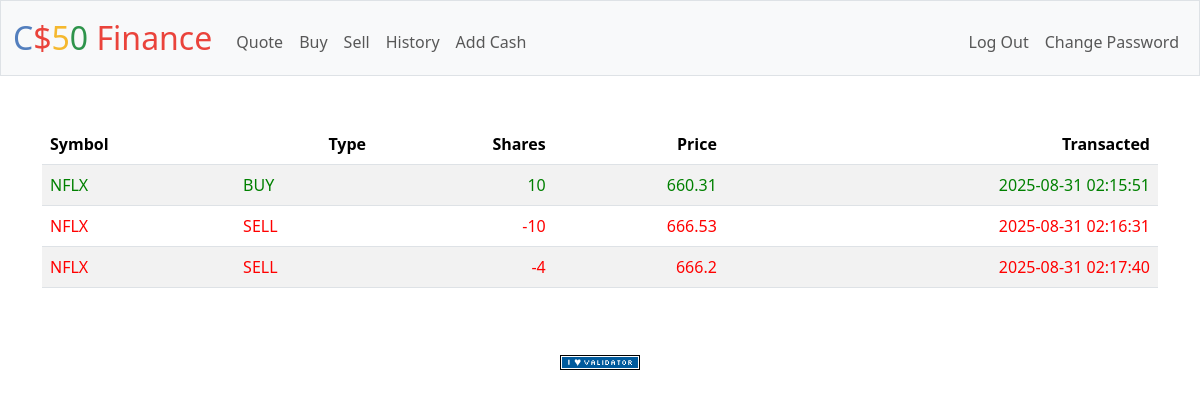
Screenshot of /history (signed in) with the database file from the repository.
### tables this page shows
CREATE TABLE history(id INTEGER NOT NULL, symbol TEXT NOT NULL, shares NUMERIC NOT NULL, price NUMERIC NOT NULL, transcated TIMEZONE, type TEXT NOT NULL);

### app.py (the view)
@app.route("/history")
@login_required
def history():
    return render_template("history.html", stocks=db.execute("SELECT * FROM history"))

### app.py (called while the page is built)
@app.after_request
def after_request(response):
    response.headers["Cache-Control"] = "no-cache, no-store, must-revalidate"
    response.headers["Expires"] = 0
    response.headers["Pragma"] = "no-cache"
    return response

### helpers.py (called while the page is built)
def login_required(f):
    @wraps(f)
    def decorated_function(*args, **kwargs):
        if session.get("user_id") is None:
            return redirect("/login")
        return f(*args, **kwargs)
    return decorated_function

### templates/history.html (shortened to what this page needs)
{% extends "layout.html" %}
{% block main %}
    <table class="table table-striped">
        <thead>
            <tr>
                <th class="text-start">Symbol</th>
                <th class="text-end">Type</th>
                <th class="text-end">Shares</th>
                <th class="text-end">Price</th>
                <th class="text-end">Transacted</th>
            </tr>
        </thead>
       <tbody>
            {% for stock in stocks %}
                {% if stock["type"] == "SELL" %}
                    <tr>
                        <td style="color:red" class ="text-start">{{stock.symbol}}</td>
                        <td style="color:red" class ="text-start">{{stock.type}}</td>
                        <td style="color:red" class ="text-end">-{{stock.shares}}</td>
                        <td style="color:red" class ="text-end">{{stock.price}}</td>
                        <td style="color:red" class ="text-end">{{stock.transcated}}</td>
                    </tr>
                {% else %}
                    <tr>
                        <td style="color:Green" class ="text-start">{{stock.symbol}}</td>
                        <td style="color:Green" class ="text-start">{{stock.type}}</td>
                        <td style="color:Green" class ="text-end">{{stock.shares}}</td>
                        <td style="color:Green" class ="text-end">{{stock.price}}</td>
                        <td style="color:Green" class ="text-end">{{stock.transcated}}</td>
                    </tr>
                {% endif %}
            {% endfor %}
        </tbody>
    </table>
{% endblock %}

### templates/layout.html (shortened to what this page needs)
<!DOCTYPE html>
<html lang="en">
    <head>
        <link href="https://cdn.jsdelivr.net/npm/bootstrap@5.3.3/dist/css/bootstrap.min.css" rel="stylesheet">
        <link href="/static/styles.css" rel="stylesheet">
    </head>
    <body>
        <nav class="bg-light border navbar navbar-expand-md navbar-light">
            <div class="container-fluid">
                <a class="navbar-brand" href="/"><span class="blue">C</span><span class="red">$</span><span class="yellow">5</span><span class="green">0</span> <span class="red">Finance</span></a>
                <div class="collapse navbar-collapse" id="navbar">
                    {% if session["user_id"] %}
                        <ul class="navbar-nav me-auto mt-2">
                            <li class="nav-item"><a class="nav-link" href="/quote">Quote</a></li>
                            <li class="nav-item"><a class="nav-link" href="/buy">Buy</a></li>
                            <li class="nav-item"><a class="nav-link" href="/sell">Sell</a></li>
                            <li class="nav-item"><a class="nav-link" href="/history">History</a></li>
                            <li class="nav-item"><a class="nav-link" href="/cash">Add Cash</a></li>
                        </ul>
                        <ul class="navbar-nav ms-auto mt-2">
                            <li class="nav-item"><a class="nav-link" href="/logout">Log Out</a></li>
                            <li class="nav-item"><a class="nav-link" href="/change">Change Password</a></li>
                        </ul>
                    {% else %}
                        <ul class="navbar-nav ms-auto mt-2">
                            <li class="nav-item"><a class="nav-link" href="/register">Register</a></li>
                            <li class="nav-item"><a class="nav-link" href="/login">Log In</a></li>
                        </ul>
                    {% endif %}
                </div>
            </div>
        </nav>
        <main class="container py-5 text-center">
            {% block main %}{% endblock %}
        </main>
        <footer class="mb-5">
            <form action="https://validator.w3.org/check" class="text-center" enctype="multipart/form-data" method="post" target="_blank">
                <input alt="Validate" src="/static/I_heart_validator.png" type="image">
            </form>
        </footer>
    </body>
</html>

### static/styles.css (style rules this page uses)
nav .navbar-brand { font-size: xx-large; }
nav .navbar-brand .blue { color: #537fbe; }
nav .navbar-brand .red { color: #ea433b; }
nav .navbar-brand .yellow { color: #f5b82e; }
nav .navbar-brand .green { color: #2e944b; }

### rows the page displays
history: symbol "NFLX", type "BUY", shares "10", price "660.31", transcated "2025-08-31 02:15:51"
history: symbol "NFLX", type "SELL", shares "10", price "666.53", transcated "2025-08-31 02:16:31"
history: symbol "NFLX", type "SELL", shares "4", price "666.2", transcated "2025-08-31 02:17:40"
